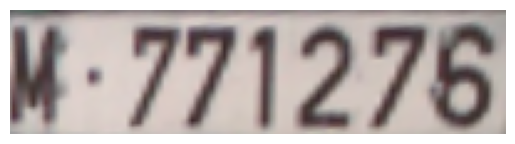
#> input picture result_1.png, 515 x 144 px
$ python Letter_split.py
#> lines starting #> are read from the running program, lines starting #| are printed output that depends on the picture; after the words box and inside, x2 and y2 are one past the last pixel; in counts of white or black regions, pixels touching at a corner belong together
import cv2
import numpy as np
import matplotlib.pyplot as plt
from torchvision import transforms
import os

def load_image(image_path):
    """
    Load an image, rescale it  and convert it to grayscale.
    Add noise.
    """
#> called with image_path = 'result_1.png'
    if not os.path.exists(image_path):
        print(f"Error: The file '{image_path}' does not exist.")
        return None
    image = cv2.imread(image_path)
#> image is the input picture: shape (144, 515, 3); mean B, G, R 170.4, 173.1, 182.9
    resized_image = cv2.resize(image, (256, 64))
    gray_image = cv2.cvtColor(resized_image, cv2.COLOR_BGR2GRAY)
    gray_image = cv2.GaussianBlur(gray_image, (5, 5), 0) # blur to be resistant to noise
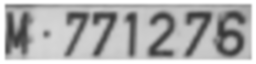
#> gray_image: shape (64, 256); min 54, max 255, mean 175.4
    return gray_image


def detect_contour(gray_image):
    '''
    Otsu method and binary thresholding to make the constrat sharper
    '''
    _, otsu_thresh = cv2.threshold(gray_image, 0, 255,  cv2.THRESH_OTSU)
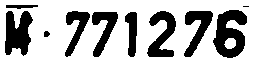
#> otsu_thresh: shape (64, 256); 71.1% white; 10 black regions (1 under 20 px), largest, box (x1, y1, x2, y2) and area: (213, 10, 247, 58) 1022, (5, 11, 33, 56) 865, (147, 11, 176, 57) 705
    return otsu_thresh

def detect_contour_canny(gray_image, lower_threshold = 100, upper_threshold = 255):
#> called with lower_threshold = 100, upper_threshold = 255
    canny_edges = cv2.Canny(gray_image, lower_threshold, upper_threshold)
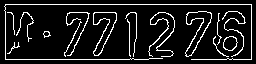
#> canny_edges: shape (64, 256); 10.9% white in thin lines or dots, all inside (x1, y1, x2, y2) = (4, 4, 252, 60)
    _, edges = cv2.threshold(canny_edges, 0, 255, cv2.THRESH_BINARY)
    return edges

def plot_detect_contour(original_image, contour_image):
    plt.subplot(1, 2, 1)
    plt.imshow(cv2.cvtColor(original_image, cv2.COLOR_BGR2RGB))
    plt.title('Original Image')
    plt.axis('off')

    plt.subplot(1, 2, 2)
    plt.imshow(contour_image, cmap='gray')
    plt.title('Contour Image')
    plt.axis('off')

    plt.show()
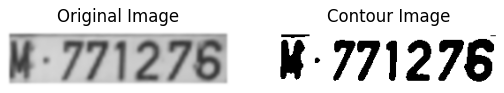
#> figure drawn by matplotlib, 2 panels

def count_black_pixels_per_column(image):
    """
    Count the number of black pixels in each column of the image.( this histogram will be used to split letters)
    """
    height, width = image.shape
#> height = 64; width = 256
    black_pixel_counts = []
    for col in range(width):
        column = image[:, col]
        black_pixels = np.sum(column < 20)
        black_pixel_counts.append(black_pixels)
#> this loop made 256 passes
#> black_pixels on passes 1 to 3: 0, 0, 0
#> after the loop, black_pixel_counts = 256 values, max 47 at index 8, min 0 at index 0, mean 18.51

    return black_pixel_counts

def plot_histogram(white_pixel_counts):
    plt.bar(range(len(white_pixel_counts)), white_pixel_counts)
    plt.xlabel('Column Index')
    plt.ylabel('Pixel Count')
    plt.title('Pixel Counts Per Column')
    plt.show()


# [12 lines of commented-out code are left out]


def slice_image_based_on_histogram(gray_image, black_pixel_counts, threshold=5, threshold_columns=10):
    """
    Slice the image into smaller images based on the histogram of black pixel counts.
    Each slice must be at least 'threshold_columns' wide. The decision to start or end a slice
    is based on the median count of the current, the  previous, and the  next columns, if they exist.
    """
    def median_count(idx):  # median to avoid outliner
        counts = []
        for i in range(idx - 1, idx + 2):
            if 0 <= i < len(black_pixel_counts):
                counts.append(black_pixel_counts[i])
        return sorted(counts)[len(counts) // 2]

    start_idx = None
    slices = []
    for idx in range(len(black_pixel_counts)):
        med_count = median_count(idx)
        if med_count >= threshold and start_idx is None:
            start_idx = idx
        elif start_idx is not None and (med_count < threshold or idx == len(black_pixel_counts) - 1):
            if idx - start_idx >= threshold_columns:
                slice_img = gray_image[:, start_idx:idx]
                slices.append(slice_img)
            start_idx = None
    return slices


# [23 lines of commented-out code are left out]


def pipeline_split_letter_wpath(image_path, save_directory='result_seg'):
    '''
        Function to split letter.
        Input : path to the original
        Output : a list of image which contains 1 characters
    '''
    if not os.path.exists(image_path):
        print(f"Error: The file '{image_path}' does not exist.")
        return None
    image = cv2.imread(image_path)
    gray_image = cv2.cvtColor(image, cv2.COLOR_BGR2GRAY)
    otsu_image = detect_contour(gray_image)
    # edge_image = detect_contour_canny(gray_image)
    black_pixel_counts = count_black_pixels_per_column(otsu_image)
    # white_pixel_counts = count_white_pixels_per_column(edge_image)
    slices = slice_image_based_on_histogram(gray_image, black_pixel_counts)
    return slices

def pipeline_split_letter_wimage(image):
    '''
        Function to split letter.
        Input : the original image ( RGB )
        Output : a list of image which contains 1 characters
    '''
    gray_image = cv2.cvtColor(image, cv2.COLOR_BGR2GRAY)
    edge_image = detect_contour(gray_image)
    black_pixel_counts = count_black_pixels_per_column(edge_image)
    slices = slice_image_based_on_histogram(gray_image, black_pixel_counts)
    return slices

if __name__ == '__main__':
    # [6 lines of commented-out code are left out]
    image_path = "result_1.png"
    gray_image = load_image(image_path)
    otsu_image = detect_contour(gray_image)
    edge_image = detect_contour_canny(gray_image)

    plot_detect_contour(gray_image, otsu_image)
    # plot_detect_contour(gray_image, edge_image)

    black_pixel_counts = count_black_pixels_per_column(otsu_image)
    plot_histogram(black_pixel_counts)
#> in plot_histogram, `plt.show()`:
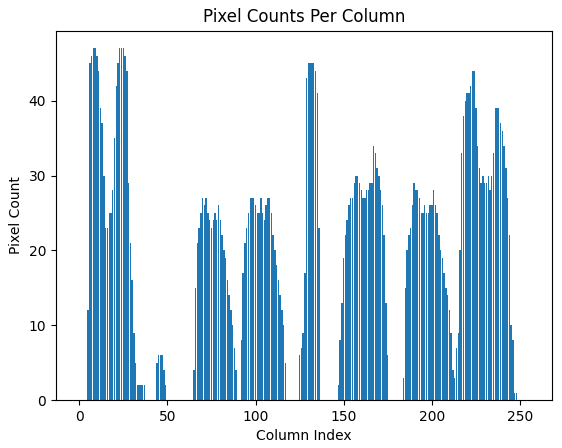
#> figure drawn by matplotlib, 1 panel

    # white_pixel_counts = count_white_pixels_per_column(edge_image)
    # plot_histogram(white_pixel_counts)

    slices = slice_image_based_on_histogram(gray_image, black_pixel_counts)
#> the loop in slice_image_based_on_histogram, `for idx in range(len(black_pixel_counts)):` made 256 passes
#> med_count on passes 1 to 12: 0, 0, 0, 0, 0, 12, 45, 46, 47, 47, 46, 44
#> after the loop in slice_image_based_on_histogram, `for idx in range(len(black_pixel_counts)):`:
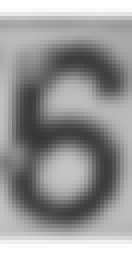
#> slice_img: shape (64, 33) (shown 4 times larger); min 54, max 255, mean 150
#> after the loop in slice_image_based_on_histogram, `for idx in range(len(black_pixel_counts)):`: slices = 7 items
#> slices = 7 items
    print(len(slices))
#| 7
    for i, slice_img in enumerate(slices):
        plt.imshow(slice_img, cmap='gray')
        plt.title(f"Slice {i+1}")
        plt.show()
#> this loop made 7 passes
#> pass 2, `plt.show()`:
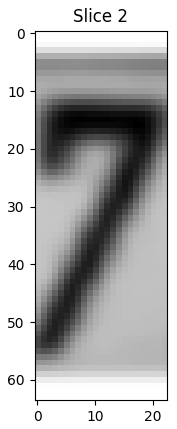
#> figure drawn by matplotlib, 1 panel

    # [10 lines of commented-out code are left out]

$ run again, with test_plate.png copied over result_1.png
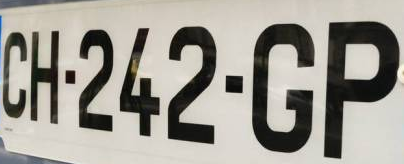
#> input picture test_plate.png, 404 x 164 px
#> in load_image, image is the input picture: shape (164, 404, 3); mean B, G, R 146.8, 155, 158.3
#> in detect_contour, `_, otsu_thresh = cv2.threshold(gray_image, 0, 255,  cv2.THRESH_OTSU)`:
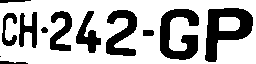
#> otsu_thresh: shape (64, 256); 69.5% white; 12 black regions (1 under 20 px), largest, box (x1, y1, x2, y2) and area: (205, 8, 253, 62) 1303, (160, 9, 199, 60) 1135, (106, 10, 137, 56) 781
#> canny_edges: shape (64, 256); 9.4% white in thin lines or dots
#> the loop in count_black_pixels_per_column, `for col in range(width):` made 256 passes
#> black_pixels on passes 1 to 3: 7, 6, 15
#> after the loop in count_black_pixels_per_column, `for col in range(width):`: black_pixel_counts = 256 values, max 53 at index 209, min 0 at index 37, mean 19.54
#> the loop in slice_image_based_on_histogram, `for idx in range(len(black_pixel_counts)):` made 256 passes
#> med_count on passes 1 to 8: 7, 7, 15, 32, 32, 28, 18, 18
#> after the loop in slice_image_based_on_histogram, `for idx in range(len(black_pixel_counts)):`: slices = 8 items
#| 8
#> the loop `for i, slice_img in enumerate(slices):` made 8 passes
#> pass 2, `plt.show()`:
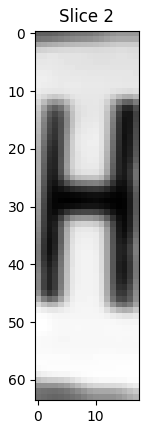
#> figure drawn by matplotlib, 1 panel

$ run again, with result_2.png copied over result_1.png
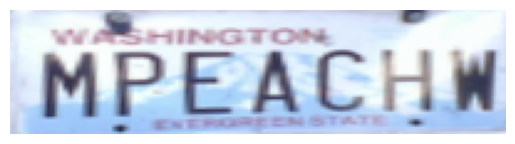
#> input picture result_2.png, 515 x 144 px
#> in load_image, image is the input picture: shape (144, 515, 3); mean B, G, R 225.5, 209, 199.4
#> in detect_contour, `_, otsu_thresh = cv2.threshold(gray_image, 0, 255,  cv2.THRESH_OTSU)`:
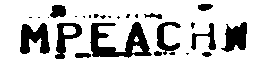
#> otsu_thresh: shape (64, 256); 77.4% white; 27 black regions (15 under 20 px), largest, box (x1, y1, x2, y2) and area: (90, 22, 152, 58) 1069, (20, 23, 50, 54) 598, (221, 22, 247, 52) 498
#> canny_edges: shape (64, 256); 8.8% white in thin lines or dots, all inside (x1, y1, x2, y2) = (5, 4, 247, 60)
#> the loop in count_black_pixels_per_column, `for col in range(width):` made 256 passes
#> black_pixels on passes 1 to 3: 0, 0, 0
#> after the loop in count_black_pixels_per_column, `for col in range(width):`: black_pixel_counts = 256 values, max 48 at index 60, min 0 at index 0, mean 14.46
#> the loop in slice_image_based_on_histogram, `for idx in range(len(black_pixel_counts)):` made 256 passes
#> after the loop in slice_image_based_on_histogram, `for idx in range(len(black_pixel_counts)):`: slices = 7 items
#| 7
#> the loop `for i, slice_img in enumerate(slices):` made 7 passes
#> pass 2, `plt.show()`:
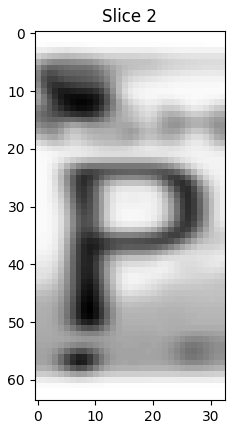
#> figure drawn by matplotlib, 1 panel
